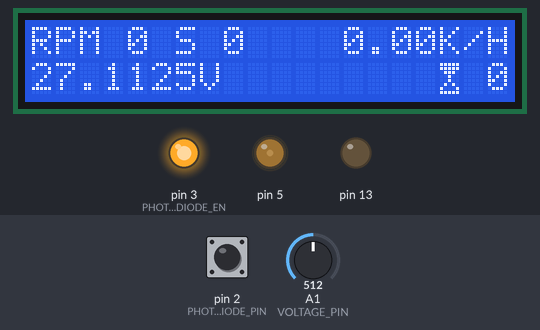
A sketch run on a simulated Arduino Uno, built with avr-gcc and run on an emulated ATmega328P. Parts: 20×2 character LCD, output pins drawn as LEDs (lit = HIGH). The test bench sets the inputs (shaded band); at power-on: A1 (VOLTAGE_PIN) = 512, pin 2 (PHOTODIODE_PIN) LOW. EEPROM starts erased.

Above: at 1.2 s.
1.3 s: A1 (VOLTAGE_PIN) set to 716
At 3.2 s:
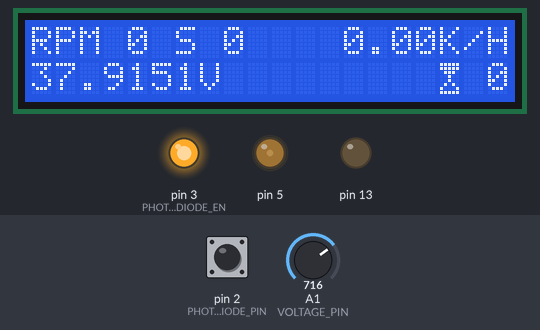
3.5 s: A1 (VOLTAGE_PIN) set to 900
At 5.2 s:
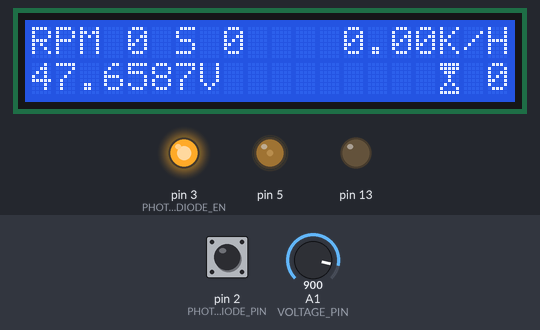
5.5 s: A1 (VOLTAGE_PIN) set to 1023
At 6.9 s:
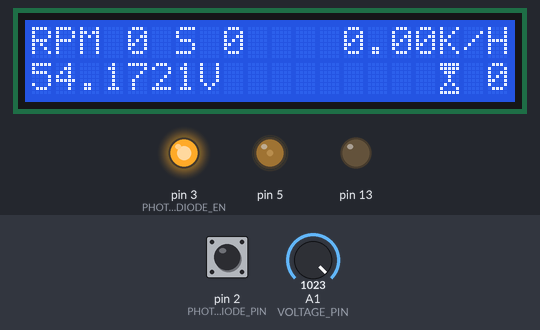
7.5 s: pin 2 (PHOTODIODE_PIN) pulsed HIGH 2 times (0.12 s each, 0.3 s apart)
10.5 s: pin 2 (PHOTODIODE_PIN) driven HIGH
Timing chart, 0 to 13.5 s (numbered marks = the images above; inputs shaded):
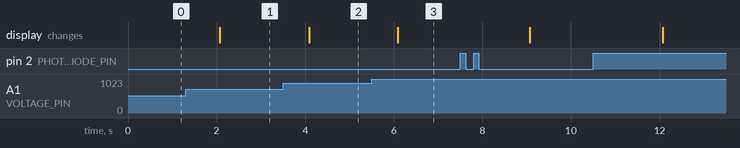

The sketch:

tachometer.ino
```cpp
#include <EEPROM.h>
#include <LiquidCrystal.h>
#include <math.h>
#include "tachometer.h"

struct EEPROMStruct EEPROMData;

volatile uint16_t rotations, oldRotations; //Thanks to bus size, only allows 65k RPM. Boring
uint16_t idle, RPM, MAXRPM;
volatile bool updateDisplay;
uint32_t oldMillis;

//Is this a constructor? on an embedded system? eww.
LiquidCrystal lcd(12, 11, 10, 9, 8, 6); //apparently pin 7 can cause hangs thanks to the arduino bootloader

void setup() {

  pinMode(PHOTODIODE_PIN, INPUT);
  pinMode(PHOTODIODE_EN, OUTPUT);
  pinMode(5, OUTPUT);
  pinMode(13, OUTPUT);

  rotations = 0;
  idle = 0;
  updateDisplay = 0;
  oldMillis = 0;


  lcd.begin(LCD_WIDTH, 2);
  lcd.print("booting");
  lcd.noCursor();

  lcd.createChar(0, hourGlass1);
  lcd.createChar(1, hourGlass2);

  readDataFromEEPROM();

  cli();
    attachInterrupt(digitalPinToInterrupt(PHOTODIODE_PIN), rpmTrigger, RISING);

  TCCR1A = 0;// set entire TCCR1A register to 0
  TCCR1B = 0;// same for TCCR1B
  TCNT1  = 0;//initialize counter value to 0
  OCR1A = OCR1A_val;
  // turn on CTC mode
  TCCR1B |= (1 << WGM12);
  // Set CS10 and CS12 bits for 1024 prescaler
  TCCR1B |= (1 << CS12) | (1 << CS10);
  // enable timer compare interrupt
  TIMSK1 |= (1 << OCIE1A);

  sei();
  analogWrite(5, 50);//contrast
  digitalWrite(PHOTODIODE_EN, HIGH);
  Serial.begin(115200);
}

int isValidInterrupt() {
  static int lastMillis = millis();
  if ((millis() - lastMillis) >= MIN_INTERRUPT_INTERVAL) {
    lastMillis = millis();
    return 1;
  }
  return 0;
}


int numDigits(int x) {
  int n = 0;
  while (x > 10) {
    n++;
    x = x / 10;
  }
  return (n + 1);
}

float getBatteryVoltage() {
  float voltage = (analogRead(VOLTAGE_PIN) * VOLTAGE_DIVIDER_CONSTANT * AREF) / 1024;
  return voltage;
}

//these helper functions are arguably hacky, but straightforward
void writeDataToEEPROM() {
  int i; char* x;
  for (x = (char*) &EEPROMData, i = 0; i < sizeof(struct EEPROMStruct); ++i, ++x) { //walk through the struct (however big it is) one byte at a time
    EEPROM.write(EEPROM_BASE_ADDRESS + i, *x); //write the one-byte portion of the data to eeprom
  }
}

void readDataFromEEPROM() {
  int i; char* x;
  for (x = (char*) &EEPROMData, i = 0; i < sizeof(struct EEPROMStruct); ++i, ++x) { //walk through the struct (however big it is) one byte at a time
    *x = EEPROM.read(EEPROM_BASE_ADDRESS + i);
  }
}

//save hours to EEPROM, indicate somehow on the LCD
void idleMode() {
  writeDataToEEPROM();
}

int string_start_match(char* string, const char* string_to_match, int len) {
  char* i = string;
  char* j = string_to_match;
  for (int k = 0; k < len; i++, j++, k++) {
    if (*i != *j) return 0;
  }
  return 1;
}

void enable_gpvtg() {
  Serial.print(ENABLE_GPVTG_STRING);
}

struct nmea_gpgga parse_nmea_gpgga(char* string) {
  struct nmea_gpgga ret = {
    .time_utc = 0, .lat = 0, .longitude = 0, .bitfields = 0, .num_sats = 0, .hdop = 0, .MSL_alt = 0
  };
  if (string_start_match(string, (const char*) "$GPGGA", 6)) {
    char* i = string;
    char* lastComma = i;
    char conversionString[15] = "";
    for (int j = 0, commas = 0; commas < 14 && *i != '*'; j++, i++) {
      if (*i == ',') {
        memset(conversionString, 0, 15);
        for (char* k = lastComma + 1; k < i; ++k) {
          conversionString[k - (lastComma + 1)] = *k;
        }

        lastComma = i;

        switch (commas) {
          case 1:
            ret.time_utc = atof(conversionString);
            break;
          case 2:
            ret.lat = atof(conversionString);
            break;
          case 3:
            if (conversionString[0] == 'N') {
              ret.bitfields |= BIT_NORTH;
            }
            break;
          case 4:
            ret.longitude = atof(conversionString);
            break;
          case 5:
            if (conversionString[0] == 'E') {
              ret.bitfields |= BIT_EAST;
            }
            break;
          case 6:
            if (conversionString[0] == '1') {
              ret.bitfields |= BIT_GPSFIX;
            } else {
              ret.bitfields &= ~(BIT_GPSFIX);
            }
            break;
          case 7:
            ret.num_sats = atoi(conversionString);
            break;
          case 8:
            ret.hdop = atof(conversionString);
            break;
          case 9:
            ret.MSL_alt = atof(conversionString);
            break;
          default:
            break;
        }
        commas++;
      }
    }
  }
  return ret;
}

struct nmea_gpvtg parse_nmea_gpvtg(char* string) {
  struct nmea_gpvtg ret = {.TMG = NAN, .MTMG = NAN, .spd_kts = NAN, .spd_km = NAN, .cksum = 0};
  if (string_start_match(string, (const char*) "$GPVTG", 6)) {
    char* i = string;
    char* lastComma = i;
    char conversionString[15] = "";
    for (int j = 0, commas = 0; commas < 9 && *i != '*'; j++, i++) {
      if (*i == ',') {
        memset(conversionString, 0, 15);
        for (char* k = lastComma + 1; k < i; ++k) {
          conversionString[k - (lastComma + 1)] = *k;
        }
        lastComma = i;
        switch (commas) {
          case 1:
            ret.TMG = atof(conversionString);
            break;
          case 3:
            ret.MTMG = atof(conversionString);
            break;
          case 5:
            ret.spd_kts = atof(conversionString);
            break;
          case 7:
            ret.spd_km = atof(conversionString);
            break;
          case 2: case 4: case 6: case 8:
          default:
            break;
        }
        commas++;
      }
    }
  }
  return ret;
}


//everything else is globals for now because ISRs need to access it.
void lcdUpdate(float voltage, float spd, struct nmea_gpgga gpg_info) {
  static byte hglass = 0;
  lcd.clear();

  lcd.print("RPM ");
  lcd.print(RPM, DEC);

  lcd.print(" S ");
  lcd.print(gpg_info.num_sats, DEC);

  lcd.setCursor(LCD_WIDTH - (4 + 3), 0);
  lcd.print(spd, 2);
  lcd.print("K/H");

  //4 digits of float plus "V"
  lcd.setCursor(0, 1);
  lcd.print(voltage, 4);
  lcd.print("V");

  lcd.setCursor(LCD_WIDTH - (numDigits(EEPROMData.totalHours) + 2), 1);
  lcd.write(hglass);
  lcd.write(" ");
  lcd.print(EEPROMData.totalHours, DEC);

  if (!idle) {
    hglass ^= 1;
  }
}


struct nmea_gpvtg gpt_info;
struct nmea_gpgga gpg_info;
int nmea_iterator = 0;
void loop() {
  static char nmea_string[80];
  //recommend a sleep here to avoid polling
  while (Serial.available()) {
    char rbyte = (char) Serial.read();
    if (rbyte == '$' || nmea_iterator > 80) {
      nmea_iterator = 0;
      for (int i = 0; i < 80; ++i) nmea_string[i] = '\0';
    }
    nmea_string[nmea_iterator] = rbyte;
    nmea_iterator++;
    if (rbyte == '\n') {
//      Serial.print(nmea_string);
      if (string_start_match(nmea_string, "$GPVTG", 6)) {
        //update the display every time we get GPS data. This means there's no averaging so we'll see how it goes
        gpt_info = parse_nmea_gpvtg(nmea_string);
        updateDisplay = 1;
      } else if (string_start_match(nmea_string, "$GPGGA", 6)) {
        gpg_info = parse_nmea_gpgga(nmea_string);
        updateDisplay = 1;
      }
    }
  }
  if (updateDisplay) {
    if (idle > SECONDS_TO_IDLE_MODE) {
      idleMode();
    }

    lcdUpdate(getBatteryVoltage(), gpt_info.spd_km == NAN ? 0 : gpt_info.spd_km, gpg_info);

    updateDisplay = 0;
  }

}

SIGNAL(TIMER1_COMPA_vect) {
  if (rotations == 0) {
    idle++;
  } else {
    idle = 0;
    oldRotations = rotations;
  }

  unsigned long elapsedTime = (millis() - oldMillis);
  oldMillis += elapsedTime;
  RPM = ((rotations / PULSES_PER_ROTATION) * ((uint32_t) 1000 * 60)) / (elapsedTime);
  rotations = 0; //reset for next go around. Hopefully don't miss any between the last line and this one (math is hard)
  if (RPM > MAXRPM) {
    MAXRPM = RPM;
  }

  EEPROMData.totalMillis += elapsedTime;
  EEPROMData.totalHours = floor(EEPROMData.totalMillis / ((uint32_t) 1000 * 60 * 60));

  updateDisplay = 1;
}

void rpmTrigger() {
  if (isValidInterrupt()) rotations++;
}
```

tachometer.h
```cpp
#define PHOTODIODE_PIN 2
#define PHOTODIODE_EN  3
//1 second interrupt fire
#define OCR1A_val 15624
//how long until we save to EEPROM
#define SECONDS_TO_IDLE_MODE 3
//the number of blades/interrupts in one rotation
#define PULSES_PER_ROTATION 2
//Start address for eeprom data
#define EEPROM_BASE_ADDRESS 0
#define LCD_WIDTH 20

//6ms between interrupts allows a interrupts-per-minute of 10,000
//with two triggers per rotation, that's still 5000rpm which is a whole heck of a lot
//This could probably be reduced, however that requires a shorter "on" period
//meaning thinner reflective strips, and lowers the resolution at low RPM
#define MIN_INTERRUPT_INTERVAL 6

#define VOLTAGE_PIN 1
//TFW you can only afford 10% resistors
#define VOLTAGE_DIVIDER_CONSTANT 10.845

#define AREF 5

struct EEPROMStruct{
	uint32_t totalMillis;
	int totalHours;
};

byte hourGlass1[] = {
  B11111,
  B11111,
  B01110,
  B00100,
  B00100,
  B01010,
  B10001,
  B11111
};

byte hourGlass2[] = {
  B11111,
  B10001,
  B01010,
  B00100,
  B00100,
  B01110,
  B11111,
  B11111
};

#define ENABLE_GPVTG_STRING "$PSRF103,05,00,01,01*20\r\n"

struct nmea_gpvtg{
	float TMG;
	float MTMG;
	float spd_kts;
	float spd_km;
	int cksum;
};

#define BIT_NORTH 0b00000001
#define BIT_EAST  0b00000010
#define BIT_GPSFIX 0b10000000
struct nmea_gpgga{
  float time_utc;
  float lat;
  float longitude;
  uint8_t bitfields;
  uint8_t num_sats;
  float hdop;
  float MSL_alt;
};
```

Measured:
- after the input at 1.3 s, the display: changes after 0.77 s (image 1)
- after the input at 3.5 s, the display: changes after 0.59 s (image 2)
- after the input at 5.5 s, the display: changes after 0.59 s (image 3)
